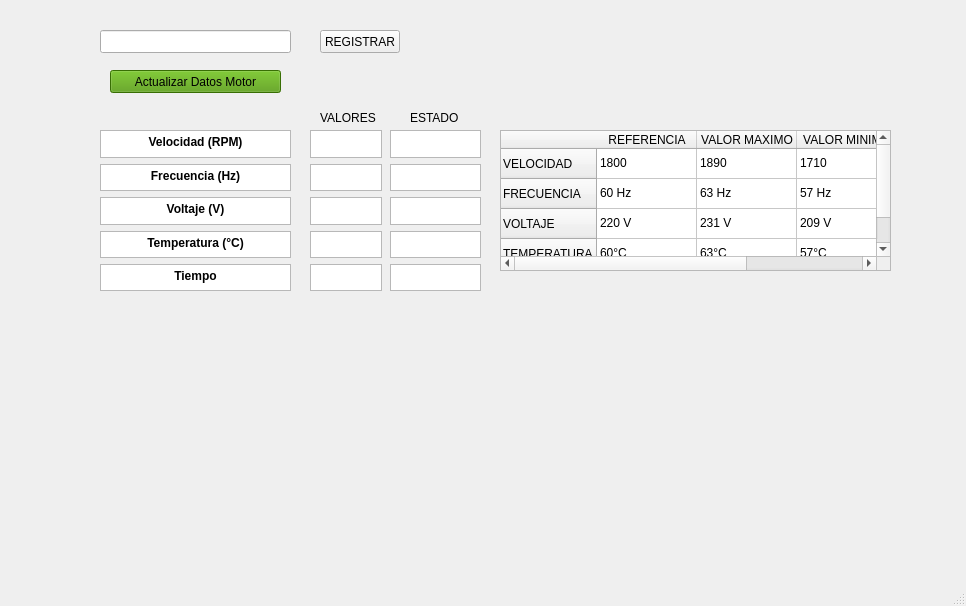
<?xml version="1.0" encoding="UTF-8"?>
<ui version="4.0">
 <class>MainWindow</class>
 <widget class="QMainWindow" name="MainWindow">
  <property name="geometry">
   <rect>
    <x>0</x>
    <y>0</y>
    <width>966</width>
    <height>606</height>
   </rect>
  </property>
  <property name="windowTitle">
   <string>MainWindow</string>
  </property>
  <widget class="QWidget" name="centralwidget">
   <widget class="QTableWidget" name="tableWidget">
    <property name="geometry">
     <rect>
      <x>500</x>
      <y>130</y>
      <width>391</width>
      <height>141</height>
     </rect>
    </property>
    <row>
     <property name="text">
      <string>VELOCIDAD</string>
     </property>
     <property name="background">
      <color>
       <red>115</red>
       <green>210</green>
       <blue>22</blue>
      </color>
     </property>
    </row>
    <row>
     <property name="text">
      <string>FRECUENCIA</string>
     </property>
     <property name="background">
      <color>
       <red>115</red>
       <green>210</green>
       <blue>22</blue>
      </color>
     </property>
    </row>
    <row>
     <property name="text">
      <string>VOLTAJE</string>
     </property>
     <property name="background">
      <color>
       <red>115</red>
       <green>210</green>
       <blue>22</blue>
      </color>
     </property>
    </row>
    <row>
     <property name="text">
      <string>TEMPERATURA</string>
     </property>
     <property name="background">
      <color>
       <red>115</red>
       <green>210</green>
       <blue>22</blue>
      </color>
     </property>
    </row>
    <column>
     <property name="text">
      <string>REFERENCIA</string>
     </property>
     <property name="background">
      <color>
       <red>115</red>
       <green>210</green>
       <blue>22</blue>
      </color>
     </property>
    </column>
    <column>
     <property name="text">
      <string>VALOR MAXIMO</string>
     </property>
     <property name="background">
      <color>
       <red>115</red>
       <green>210</green>
       <blue>22</blue>
      </color>
     </property>
    </column>
    <column>
     <property name="text">
      <string>VALOR MINIMO</string>
     </property>
     <property name="background">
      <color>
       <red>115</red>
       <green>210</green>
       <blue>22</blue>
      </color>
     </property>
    </column>
    <item row="0" column="0">
     <property name="text">
      <string>1800</string>
     </property>
     <property name="background">
      <brush brushstyle="NoBrush">
       <color alpha="255">
        <red>211</red>
        <green>215</green>
        <blue>207</blue>
       </color>
      </brush>
     </property>
    </item>
    <item row="0" column="1">
     <property name="text">
      <string>1890</string>
     </property>
     <property name="background">
      <brush brushstyle="NoBrush">
       <color alpha="255">
        <red>211</red>
        <green>215</green>
        <blue>207</blue>
       </color>
      </brush>
     </property>
    </item>
    <item row="0" column="2">
     <property name="text">
      <string>1710</string>
     </property>
     <property name="background">
      <brush brushstyle="NoBrush">
       <color alpha="255">
        <red>211</red>
        <green>215</green>
        <blue>207</blue>
       </color>
      </brush>
     </property>
    </item>
    <item row="1" column="0">
     <property name="text">
      <string>60 Hz</string>
     </property>
     <property name="background">
      <brush brushstyle="NoBrush">
       <color alpha="255">
        <red>186</red>
        <green>189</green>
        <blue>182</blue>
       </color>
      </brush>
     </property>
    </item>
    <item row="1" column="1">
     <property name="text">
      <string>63 Hz</string>
     </property>
     <property name="background">
      <brush brushstyle="NoBrush">
       <color alpha="255">
        <red>211</red>
        <green>215</green>
        <blue>207</blue>
       </color>
      </brush>
     </property>
    </item>
    <item row="1" column="2">
     <property name="text">
      <string>57 Hz</string>
     </property>
     <property name="background">
      <brush brushstyle="NoBrush">
       <color alpha="255">
        <red>211</red>
        <green>215</green>
        <blue>207</blue>
       </color>
      </brush>
     </property>
    </item>
    <item row="2" column="0">
     <property name="text">
      <string>220 V</string>
     </property>
     <property name="background">
      <brush brushstyle="NoBrush">
       <color alpha="255">
        <red>211</red>
        <green>215</green>
        <blue>207</blue>
       </color>
      </brush>
     </property>
    </item>
    <item row="2" column="1">
     <property name="text">
      <string>231 V</string>
     </property>
     <property name="background">
      <brush brushstyle="NoBrush">
       <color alpha="255">
        <red>211</red>
        <green>215</green>
        <blue>207</blue>
       </color>
      </brush>
     </property>
    </item>
    <item row="2" column="2">
     <property name="text">
      <string>209 V</string>
     </property>
     <property name="background">
      <brush brushstyle="NoBrush">
       <color alpha="255">
        <red>211</red>
        <green>215</green>
        <blue>207</blue>
       </color>
      </brush>
     </property>
    </item>
    <item row="3" column="0">
     <property name="text">
      <string>60°C</string>
     </property>
     <property name="background">
      <brush brushstyle="NoBrush">
       <color alpha="255">
        <red>211</red>
        <green>215</green>
        <blue>207</blue>
       </color>
      </brush>
     </property>
    </item>
    <item row="3" column="1">
     <property name="text">
      <string>63°C</string>
     </property>
     <property name="background">
      <brush brushstyle="NoBrush">
       <color alpha="255">
        <red>211</red>
        <green>215</green>
        <blue>207</blue>
       </color>
      </brush>
     </property>
    </item>
    <item row="3" column="2">
     <property name="text">
      <string>57°C</string>
     </property>
     <property name="background">
      <brush brushstyle="NoBrush">
       <color alpha="255">
        <red>211</red>
        <green>215</green>
        <blue>207</blue>
       </color>
      </brush>
     </property>
    </item>
   </widget>
   <widget class="QWidget" name="verticalLayoutWidget">
    <property name="geometry">
     <rect>
      <x>100</x>
      <y>130</y>
      <width>191</width>
      <height>161</height>
     </rect>
    </property>
    <layout class="QVBoxLayout" name="verticalLayout">
     <item>
      <widget class="QTextBrowser" name="textBrowser">
       <property name="html">
        <string>&lt;!DOCTYPE HTML PUBLIC &quot;-//W3C//DTD HTML 4.0//EN&quot; &quot;http://www.w3.org/TR/REC-html40/strict.dtd&quot;&gt;
&lt;html&gt;&lt;head&gt;&lt;meta name=&quot;qrichtext&quot; content=&quot;1&quot; /&gt;&lt;style type=&quot;text/css&quot;&gt;
p, li { white-space: pre-wrap; }
&lt;/style&gt;&lt;/head&gt;&lt;body style=&quot; font-family:'Noto Mono'; font-size:9pt; font-weight:400; font-style:normal;&quot;&gt;
&lt;p align=&quot;center&quot; style=&quot; margin-top:0px; margin-bottom:0px; margin-left:0px; margin-right:0px; -qt-block-indent:0; text-indent:0px;&quot;&gt;&lt;span style=&quot; font-weight:600;&quot;&gt;Velocidad (RPM)&lt;/span&gt;&lt;/p&gt;&lt;/body&gt;&lt;/html&gt;</string>
       </property>
      </widget>
     </item>
     <item>
      <widget class="QTextBrowser" name="textBrowser_2">
       <property name="html">
        <string>&lt;!DOCTYPE HTML PUBLIC &quot;-//W3C//DTD HTML 4.0//EN&quot; &quot;http://www.w3.org/TR/REC-html40/strict.dtd&quot;&gt;
&lt;html&gt;&lt;head&gt;&lt;meta name=&quot;qrichtext&quot; content=&quot;1&quot; /&gt;&lt;style type=&quot;text/css&quot;&gt;
p, li { white-space: pre-wrap; }
&lt;/style&gt;&lt;/head&gt;&lt;body style=&quot; font-family:'Noto Mono'; font-size:9pt; font-weight:400; font-style:normal;&quot;&gt;
&lt;p align=&quot;center&quot; style=&quot; margin-top:0px; margin-bottom:0px; margin-left:0px; margin-right:0px; -qt-block-indent:0; text-indent:0px;&quot;&gt;&lt;span style=&quot; font-weight:600;&quot;&gt;Frecuencia (Hz)&lt;/span&gt;&lt;/p&gt;&lt;/body&gt;&lt;/html&gt;</string>
       </property>
      </widget>
     </item>
     <item>
      <widget class="QTextBrowser" name="textBrowser_3">
       <property name="html">
        <string>&lt;!DOCTYPE HTML PUBLIC &quot;-//W3C//DTD HTML 4.0//EN&quot; &quot;http://www.w3.org/TR/REC-html40/strict.dtd&quot;&gt;
&lt;html&gt;&lt;head&gt;&lt;meta name=&quot;qrichtext&quot; content=&quot;1&quot; /&gt;&lt;style type=&quot;text/css&quot;&gt;
p, li { white-space: pre-wrap; }
&lt;/style&gt;&lt;/head&gt;&lt;body style=&quot; font-family:'Noto Mono'; font-size:9pt; font-weight:400; font-style:normal;&quot;&gt;
&lt;p align=&quot;center&quot; style=&quot; margin-top:0px; margin-bottom:0px; margin-left:0px; margin-right:0px; -qt-block-indent:0; text-indent:0px;&quot;&gt;&lt;span style=&quot; font-weight:600;&quot;&gt;Voltaje (V)&lt;/span&gt;&lt;/p&gt;&lt;/body&gt;&lt;/html&gt;</string>
       </property>
      </widget>
     </item>
     <item>
      <widget class="QTextBrowser" name="textBrowser_4">
       <property name="html">
        <string>&lt;!DOCTYPE HTML PUBLIC &quot;-//W3C//DTD HTML 4.0//EN&quot; &quot;http://www.w3.org/TR/REC-html40/strict.dtd&quot;&gt;
&lt;html&gt;&lt;head&gt;&lt;meta name=&quot;qrichtext&quot; content=&quot;1&quot; /&gt;&lt;style type=&quot;text/css&quot;&gt;
p, li { white-space: pre-wrap; }
&lt;/style&gt;&lt;/head&gt;&lt;body style=&quot; font-family:'Noto Mono'; font-size:9pt; font-weight:400; font-style:normal;&quot;&gt;
&lt;p align=&quot;center&quot; style=&quot; margin-top:0px; margin-bottom:0px; margin-left:0px; margin-right:0px; -qt-block-indent:0; text-indent:0px;&quot;&gt;&lt;span style=&quot; font-weight:600;&quot;&gt;Temperatura (°C)&lt;/span&gt;&lt;/p&gt;&lt;/body&gt;&lt;/html&gt;</string>
       </property>
      </widget>
     </item>
     <item>
      <widget class="QTextBrowser" name="textBrowser_5">
       <property name="html">
        <string>&lt;!DOCTYPE HTML PUBLIC &quot;-//W3C//DTD HTML 4.0//EN&quot; &quot;http://www.w3.org/TR/REC-html40/strict.dtd&quot;&gt;
&lt;html&gt;&lt;head&gt;&lt;meta name=&quot;qrichtext&quot; content=&quot;1&quot; /&gt;&lt;style type=&quot;text/css&quot;&gt;
p, li { white-space: pre-wrap; }
&lt;/style&gt;&lt;/head&gt;&lt;body style=&quot; font-family:'Noto Mono'; font-size:9pt; font-weight:400; font-style:normal;&quot;&gt;
&lt;p align=&quot;center&quot; style=&quot; margin-top:0px; margin-bottom:0px; margin-left:0px; margin-right:0px; -qt-block-indent:0; text-indent:0px;&quot;&gt;&lt;span style=&quot; font-weight:600;&quot;&gt;Tiempo&lt;/span&gt;&lt;/p&gt;&lt;/body&gt;&lt;/html&gt;</string>
       </property>
      </widget>
     </item>
    </layout>
   </widget>
   <widget class="QPushButton" name="pushButton">
    <property name="geometry">
     <rect>
      <x>110</x>
      <y>70</y>
      <width>171</width>
      <height>23</height>
     </rect>
    </property>
    <property name="autoFillBackground">
     <bool>false</bool>
    </property>
    <property name="styleSheet">
     <string notr="true">background-color: rgb(78, 154, 6);</string>
    </property>
    <property name="text">
     <string>Actualizar Datos Motor</string>
    </property>
   </widget>
   <widget class="QLabel" name="label">
    <property name="geometry">
     <rect>
      <x>320</x>
      <y>110</y>
      <width>61</width>
      <height>16</height>
     </rect>
    </property>
    <property name="text">
     <string>VALORES</string>
    </property>
   </widget>
   <widget class="QWidget" name="verticalLayoutWidget_2">
    <property name="geometry">
     <rect>
      <x>310</x>
      <y>130</y>
      <width>72</width>
      <height>161</height>
     </rect>
    </property>
    <layout class="QVBoxLayout" name="verticalLayout_2">
     <item>
      <widget class="QTextBrowser" name="text_velocidad">
       <property name="html">
        <string>&lt;!DOCTYPE HTML PUBLIC &quot;-//W3C//DTD HTML 4.0//EN&quot; &quot;http://www.w3.org/TR/REC-html40/strict.dtd&quot;&gt;
&lt;html&gt;&lt;head&gt;&lt;meta name=&quot;qrichtext&quot; content=&quot;1&quot; /&gt;&lt;style type=&quot;text/css&quot;&gt;
p, li { white-space: pre-wrap; }
&lt;/style&gt;&lt;/head&gt;&lt;body style=&quot; font-family:'Noto Mono'; font-size:9pt; font-weight:400; font-style:normal;&quot;&gt;
&lt;p align=&quot;center&quot; style=&quot;-qt-paragraph-type:empty; margin-top:0px; margin-bottom:0px; margin-left:0px; margin-right:0px; -qt-block-indent:0; text-indent:0px;&quot;&gt;&lt;br /&gt;&lt;/p&gt;&lt;/body&gt;&lt;/html&gt;</string>
       </property>
      </widget>
     </item>
     <item>
      <widget class="QTextBrowser" name="text_frecuencia">
       <property name="html">
        <string>&lt;!DOCTYPE HTML PUBLIC &quot;-//W3C//DTD HTML 4.0//EN&quot; &quot;http://www.w3.org/TR/REC-html40/strict.dtd&quot;&gt;
&lt;html&gt;&lt;head&gt;&lt;meta name=&quot;qrichtext&quot; content=&quot;1&quot; /&gt;&lt;style type=&quot;text/css&quot;&gt;
p, li { white-space: pre-wrap; }
&lt;/style&gt;&lt;/head&gt;&lt;body style=&quot; font-family:'Noto Mono'; font-size:9pt; font-weight:400; font-style:normal;&quot;&gt;
&lt;p align=&quot;center&quot; style=&quot;-qt-paragraph-type:empty; margin-top:0px; margin-bottom:0px; margin-left:0px; margin-right:0px; -qt-block-indent:0; text-indent:0px;&quot;&gt;&lt;br /&gt;&lt;/p&gt;&lt;/body&gt;&lt;/html&gt;</string>
       </property>
      </widget>
     </item>
     <item>
      <widget class="QTextBrowser" name="text_voltaje">
       <property name="html">
        <string>&lt;!DOCTYPE HTML PUBLIC &quot;-//W3C//DTD HTML 4.0//EN&quot; &quot;http://www.w3.org/TR/REC-html40/strict.dtd&quot;&gt;
&lt;html&gt;&lt;head&gt;&lt;meta name=&quot;qrichtext&quot; content=&quot;1&quot; /&gt;&lt;style type=&quot;text/css&quot;&gt;
p, li { white-space: pre-wrap; }
&lt;/style&gt;&lt;/head&gt;&lt;body style=&quot; font-family:'Noto Mono'; font-size:9pt; font-weight:400; font-style:normal;&quot;&gt;
&lt;p align=&quot;center&quot; style=&quot;-qt-paragraph-type:empty; margin-top:12px; margin-bottom:12px; margin-left:0px; margin-right:0px; -qt-block-indent:0; text-indent:0px;&quot;&gt;&lt;br /&gt;&lt;/p&gt;&lt;/body&gt;&lt;/html&gt;</string>
       </property>
      </widget>
     </item>
     <item>
      <widget class="QTextBrowser" name="text_temperatura">
       <property name="html">
        <string>&lt;!DOCTYPE HTML PUBLIC &quot;-//W3C//DTD HTML 4.0//EN&quot; &quot;http://www.w3.org/TR/REC-html40/strict.dtd&quot;&gt;
&lt;html&gt;&lt;head&gt;&lt;meta name=&quot;qrichtext&quot; content=&quot;1&quot; /&gt;&lt;style type=&quot;text/css&quot;&gt;
p, li { white-space: pre-wrap; }
&lt;/style&gt;&lt;/head&gt;&lt;body style=&quot; font-family:'Noto Mono'; font-size:9pt; font-weight:400; font-style:normal;&quot;&gt;
&lt;p align=&quot;center&quot; style=&quot;-qt-paragraph-type:empty; margin-top:0px; margin-bottom:0px; margin-left:0px; margin-right:0px; -qt-block-indent:0; text-indent:0px;&quot;&gt;&lt;br /&gt;&lt;/p&gt;&lt;/body&gt;&lt;/html&gt;</string>
       </property>
      </widget>
     </item>
     <item>
      <widget class="QTextBrowser" name="text_tiempo">
       <property name="html">
        <string>&lt;!DOCTYPE HTML PUBLIC &quot;-//W3C//DTD HTML 4.0//EN&quot; &quot;http://www.w3.org/TR/REC-html40/strict.dtd&quot;&gt;
&lt;html&gt;&lt;head&gt;&lt;meta name=&quot;qrichtext&quot; content=&quot;1&quot; /&gt;&lt;style type=&quot;text/css&quot;&gt;
p, li { white-space: pre-wrap; }
&lt;/style&gt;&lt;/head&gt;&lt;body style=&quot; font-family:'Noto Mono'; font-size:9pt; font-weight:400; font-style:normal;&quot;&gt;
&lt;p align=&quot;center&quot; style=&quot;-qt-paragraph-type:empty; margin-top:0px; margin-bottom:0px; margin-left:0px; margin-right:0px; -qt-block-indent:0; text-indent:0px;&quot;&gt;&lt;br /&gt;&lt;/p&gt;&lt;/body&gt;&lt;/html&gt;</string>
       </property>
      </widget>
     </item>
    </layout>
   </widget>
   <widget class="QLineEdit" name="lineEdit">
    <property name="geometry">
     <rect>
      <x>100</x>
      <y>30</y>
      <width>191</width>
      <height>23</height>
     </rect>
    </property>
   </widget>
   <widget class="QPushButton" name="pushButton_2">
    <property name="geometry">
     <rect>
      <x>320</x>
      <y>30</y>
      <width>80</width>
      <height>23</height>
     </rect>
    </property>
    <property name="text">
     <string>REGISTRAR</string>
    </property>
   </widget>
   <widget class="QWidget" name="verticalLayoutWidget_3">
    <property name="geometry">
     <rect>
      <x>390</x>
      <y>130</y>
      <width>91</width>
      <height>161</height>
     </rect>
    </property>
    <layout class="QVBoxLayout" name="verticalLayout_3">
     <item>
      <widget class="QTextBrowser" name="textBrowser_6"/>
     </item>
     <item>
      <widget class="QTextBrowser" name="textBrowser_7"/>
     </item>
     <item>
      <widget class="QTextBrowser" name="textBrowser_8"/>
     </item>
     <item>
      <widget class="QTextBrowser" name="textBrowser_9"/>
     </item>
     <item>
      <widget class="QTextBrowser" name="textBrowser_10"/>
     </item>
    </layout>
   </widget>
   <widget class="QLabel" name="label_3">
    <property name="geometry">
     <rect>
      <x>410</x>
      <y>110</y>
      <width>61</width>
      <height>16</height>
     </rect>
    </property>
    <property name="text">
     <string>ESTADO</string>
    </property>
   </widget>
  </widget>
  <widget class="QMenuBar" name="menubar">
   <property name="geometry">
    <rect>
     <x>0</x>
     <y>0</y>
     <width>966</width>
     <height>20</height>
    </rect>
   </property>
  </widget>
  <widget class="QStatusBar" name="statusbar"/>
 </widget>
 <resources/>
 <connections/>
</ui>
